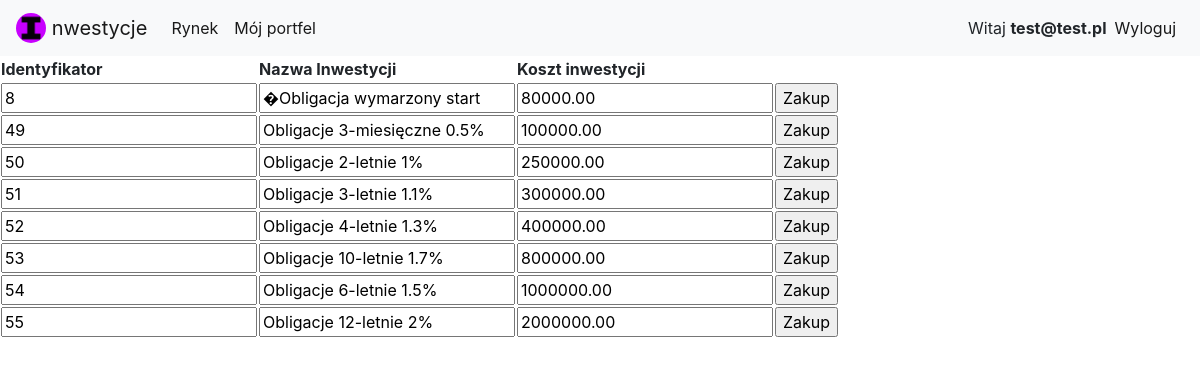
The page /Obligacje/obligacje.php (signed in) on the database its author committed.
### tables this page shows
CREATE TABLE `inwestycje` (
  `idInwestycje` int(11) NOT NULL,
  `nazwa` varchar(45) NOT NULL,
  `id_typ` int(11) NOT NULL,
  `koszt_inwestycji` decimal(10,2) NOT NULL,
  `Wykupione` tinyint(1) DEFAULT NULL
);

### Obligacje/obligacje.php (the view, shortened to what this page needs)
<!DOCTYPE html>
<html>
<head>
  <link rel="stylesheet" href="https://stackpath.bootstrapcdn.com/bootstrap/4.4.1/css/bootstrap.min.css">
</head>
<body>
  <nav class="navbar navbar-expand-lg navbar-light bg-light">
    <a class="navbar-brand" href="../index.php">
        <img src="../favicon.ico" width="30" height="30" class="d-inline-block align-top rounded-circle" alt="">
        nwestycje
      </a>
  <div class="collapse navbar-collapse" id="navbarNav">
    <ul class="navbar-nav">
      <li class="nav-item">
        <a class="nav-link active" href="../rynek.php">Rynek</a>
      </li>
      <li class="nav-item">
        <a class="nav-link active" href="../mojportfel.php">Mój portfel</a>
      </li>
			</ul>
			<ul class="navbar-nav ml-auto">
      <li class="nav-item active mt-2">
        <?php  if (isset($_SESSION['email'])) : ?>
			Witaj <strong><?php echo $_SESSION['email']; ?></strong>
          </li>
        <li class="nav-item active">
			<a class="nav-link" href="../index.php?logout='1'">Wyloguj</a>
        </li>
          <?php endif ?>
    </ul>
  </div>
</nav>
<section>
<?php
		$Connection = new mysqli('localhost', 'root', '', 'mydb');
		$Connection->set_charset("utf8");
        $Query = "SELECT * FROM inwestycje WHERE id_typ=5 AND Wykupione=0";
		$Result = $Connection->query($Query);
		echo "<table>";
		echo "<tr><th>Identyfikator</th><th>Nazwa Inwestycji</th>
        <th>Koszt inwestycji</th>
        </tr>";
		if ($Result->num_rows > 0)
		{
			while ($Row = $Result->fetch_array())
			{
				echo "<tr><form method='post' action='Zakup.php'>
				<td><input type='text' value='$Row[0]' name='Identyfikator'/></td>
				<td><input type='text' value='$Row[1]' name='Nazwa Inwestycji'/></td>
                <td><input type='text' value='$Row[3]' name='Koszt Inwestycji'/></td>
				<td><input type='submit' value='Zakup'/></td>
				</form></tr>";
			}
		}
		echo "</table>";
?>
    </section>
</body>
</html>

### rows shown on the page
inwestycje: Identyfikator "8", nazwa "�Obligacja wymarzony start", koszt_inwestycji "80000.00"
inwestycje: Identyfikator "49", nazwa "Obligacje 3-miesięczne 0.5%", koszt_inwestycji "100000.00"
inwestycje: Identyfikator "50", nazwa "Obligacje 2-letnie 1%", koszt_inwestycji "250000.00"
inwestycje: Identyfikator "51", nazwa "Obligacje 3-letnie 1.1%", koszt_inwestycji "300000.00"
inwestycje: Identyfikator "52", nazwa "Obligacje 4-letnie 1.3%", koszt_inwestycji "400000.00"
inwestycje: Identyfikator "53", nazwa "Obligacje 10-letnie 1.7%", koszt_inwestycji "800000.00"
inwestycje: Identyfikator "54", nazwa "Obligacje 6-letnie 1.5%", koszt_inwestycji "1000000.00"
inwestycje: Identyfikator "55", nazwa "Obligacje 12-letnie 2%", koszt_inwestycji "2000000.00"

### other values the page prints
$_SESSION['email'] "test@test.pl"
